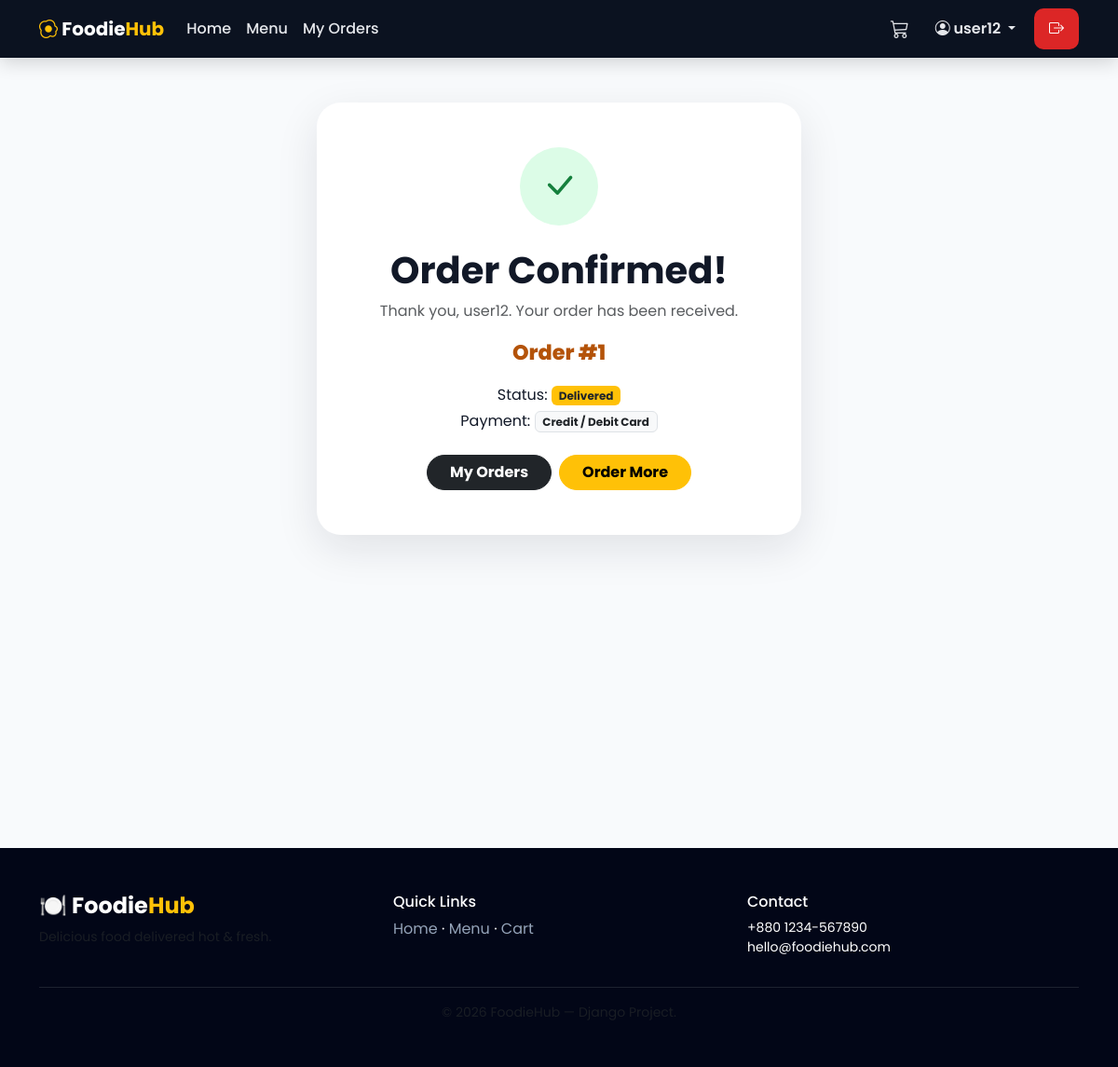
The page /order/success/1/ (signed in) on the database its author committed.
### restaurant/models.py (models this page shows, shortened)
class Order(models.Model):
    STATUS_CHOICES = [
        ("Pending", "Pending"),
        ("Preparing", "Preparing"),
        ("Ready", "Ready"),
        ("Delivered", "Delivered"),
        ("Cancelled", "Cancelled"),
    ]
    PAYMENT_METHOD_CHOICES = [
        ("Cash on Delivery", "Cash on Delivery"),
        ("Card Payment", "Credit / Debit Card"),
        ("bKash", "bKash"),
        ("Nagad", "Nagad"),
        ("Rocket", "Rocket"),
    ]
    user = models.ForeignKey(User, on_delete=models.CASCADE, related_name="orders")
    created_at = models.DateTimeField(auto_now_add=True)
    status = models.CharField(max_length=20, choices=STATUS_CHOICES, default="Pending")
    payment_method = models.CharField(max_length=30, choices=PAYMENT_METHOD_CHOICES, default="Cash on Delivery")
    total = models.DecimalField(max_digits=10, decimal_places=2, default=0)
    class Meta:
        ordering = ["-created_at"]

### restaurant/views.py (the view)
# urls.py: path("order/success/<int:pk>/", views.order_success, name="order_success"),
@login_required
def order_success(request, pk):
    order = get_object_or_404(Order, pk=pk, user=request.user)
    return render(request, "order_success.html", {"order": order})

### restaurant/context_processors.py (called while the page is built)
def cart_count(request):
    cart = request.session.get("cart", {})
    count = sum(int(qty) for qty in cart.values())
    return {"cart_count": count}

### templates/order_success.html (shortened to what this page needs)
{% extends "base.html" %}
{% block content %}
<div class="container py-5">
    <div class="success-card text-center mx-auto p-5">
        <div class="success-icon"><i class="bi bi-check-lg"></i></div>
        <h1 class="fw-bold mt-4">Order Confirmed!</h1>
        <p class="text-muted">Thank you, {{ user.username }}. Your order has been received.</p>
        <div class="order-number">Order #{{ order.id }}</div>
        <p class="mt-3 mb-1">Status: <span class="badge bg-warning text-dark">{{ order.status }}</span></p>
        <p class="mb-4">Payment: <span class="badge bg-light text-dark border">{{ order.get_payment_method_display }}</span></p>
        <div class="d-flex justify-content-center gap-2 flex-wrap">
            <a href="{% url 'my_orders' %}" class="btn btn-dark rounded-pill px-4">My Orders</a>
            <a href="{% url 'menu' %}" class="btn btn-warning rounded-pill px-4">Order More</a>
        </div>
    </div>
</div>
{% endblock %}

### templates/base.html (shortened to what this page needs)
{% load static %}
<!DOCTYPE html>
<html lang="en">
<head>
    <link href="https://cdn.jsdelivr.net/npm/bootstrap@5.3.2/dist/css/bootstrap.min.css" rel="stylesheet">
    <link rel="stylesheet" href="https://cdn.jsdelivr.net/npm/bootstrap-icons@1.11.2/font/bootstrap-icons.css">
    <link rel="stylesheet" href="{% static 'css/style.css' %}">
</head>
<body>
<nav class="navbar navbar-expand-lg navbar-dark sticky-top custom-navbar">
    <div class="container">
        <a class="navbar-brand fw-bold" href="{% url 'home' %}"><i class="bi bi-egg-fried text-warning"></i> Foodie<span class="text-warning">Hub</span></a>
        <div class="collapse navbar-collapse" id="nav">
            <ul class="navbar-nav me-auto">
                <li class="nav-item"><a class="nav-link" href="{% url 'home' %}">Home</a></li>
                <li class="nav-item"><a class="nav-link" href="{% url 'menu' %}">Menu</a></li>
                {% if user.is_authenticated %}
                <li class="nav-item"><a class="nav-link" href="{% url 'my_orders' %}">My Orders</a></li>
                {% endif %}
            </ul>
            <ul class="navbar-nav align-items-lg-center gap-lg-2">
                <li class="nav-item me-lg-1">
                    <a class="nav-link cart-link" href="{% url 'cart' %}" aria-label="Cart">
                        <i class="bi bi-cart3 fs-5"></i>
                    </a>
                </li>
                {% if user.is_authenticated %}
                <li class="nav-item dropdown">
                    <a class="nav-link dropdown-toggle account-toggle" data-bs-toggle="dropdown" href="#" role="button" aria-expanded="false">
                        <i class="bi bi-person-circle"></i> {{ user.username }}
                    </a>
                </li>
                <li class="nav-item ms-lg-1">
                    <a href="{% url 'logout' %}" class="btn logout-btn" title="Logout">
                        <i class="bi bi-box-arrow-right"></i><span class="d-lg-none ms-2">Logout</span>
                    </a>
                </li>
                {% else %}
                <li class="nav-item"><a class="nav-link" href="{% url 'login' %}">Login</a></li>
                <li class="nav-item ms-lg-2"><a class="btn btn-warning nav-signup" href="{% url 'register' %}">Sign Up</a></li>
                {% endif %}
            </ul>
        </div>
    </div>
</nav>
<main class="min-vh-100">{% block content %}{% endblock %}</main>
<footer class="footer mt-5 py-5">
    <div class="container">
        <div class="row g-4">
            <div class="col-md-4">
                <h4 class="fw-bold">🍽️ Foodie<span class="text-warning">Hub</span></h4>
                <p class="text-muted small">Delicious food delivered hot &amp; fresh.</p>
            </div>
            <div class="col-md-4">
                <h6>Quick Links</h6>
                <a href="{% url 'home' %}">Home</a> · <a href="{% url 'menu' %}">Menu</a> · <a href="{% url 'cart' %}">Cart</a>
            </div>
            <div class="col-md-4">
                <h6>Contact</h6>
                <p class="small">+880 1234-567890<br>hello@foodiehub.com</p>
            </div>
        </div>
        <hr class="border-secondary">
        <p class="text-center text-muted small mb-0">© 2026 FoodieHub — Django Project.</p>
    </div>
</footer>
</body>
</html>

### static/css/style.css (style rules this page uses)
* { box-sizing: border-box; }
body { font-family: "Poppins", sans-serif; background: #f8fafc; color: #111827; }
a { transition: .2s; }
.custom-navbar { background: #0b1220; box-shadow: 0 5px 20px rgba(0, 0, 0, .16); }
.nav-link { color: #e5e7eb !important; font-weight: 500; }
.account-toggle { font-weight: 600; }
.cart-link { position: relative; }
.logout-btn { background: #dc2626; border: 2px solid #dc2626; color: #fff !important; font-weight: 700; border-radius: 999px; padding: 8px 14px; display: inline-flex; align-items: center; }
.btn { font-weight: 700; border-radius: 10px; }
.success-card { max-width: 520px; background: #fff; border-radius: 26px; box-shadow: 0 15px 45px rgba(15, 23, 42, .1); }
.success-icon { width: 84px; height: 84px; border-radius: 50%; margin: 0 auto; display: grid; place-items: center; background: #dcfce7; color: #15803d; font-size: 2.4rem; }
.order-number { font-size: 1.4rem; font-weight: 800; color: #b45309; margin-top: .5rem; }
.footer { background: #020617; color: #fff; }
.footer a { color: #94a3b8; text-decoration: none; }

### rows shown on the page
Order: id "1", status "Delivered", payment_method "Credit / Debit Card"

### other values the page prints
{{ user.username }} "user12"
